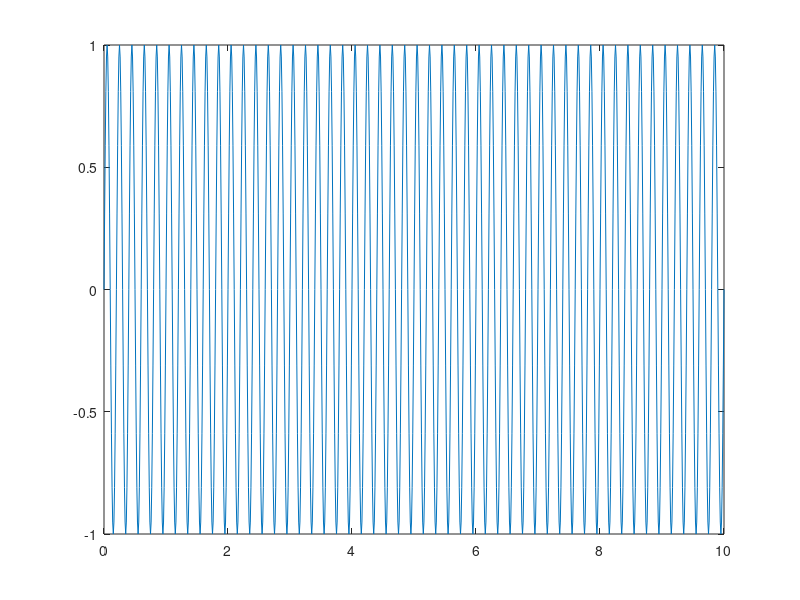

Reproduce this figure in MATLAB.
%sineWaveSignal.m

clc; clear; close all;

%create an array going through a cycle every 0.01, going from 0-10
%the .' is to make it vertical
n = [0:0.01:10].';

%frequency
f = 5;

%one cycle every 2pi radians
x = sin(n);

%one cycle every 1 unit of time
y = sin(2*pi*n);

%5 cycles per 1 unit of time
z = (sin(2*pi*f*n));

plot(n, z);